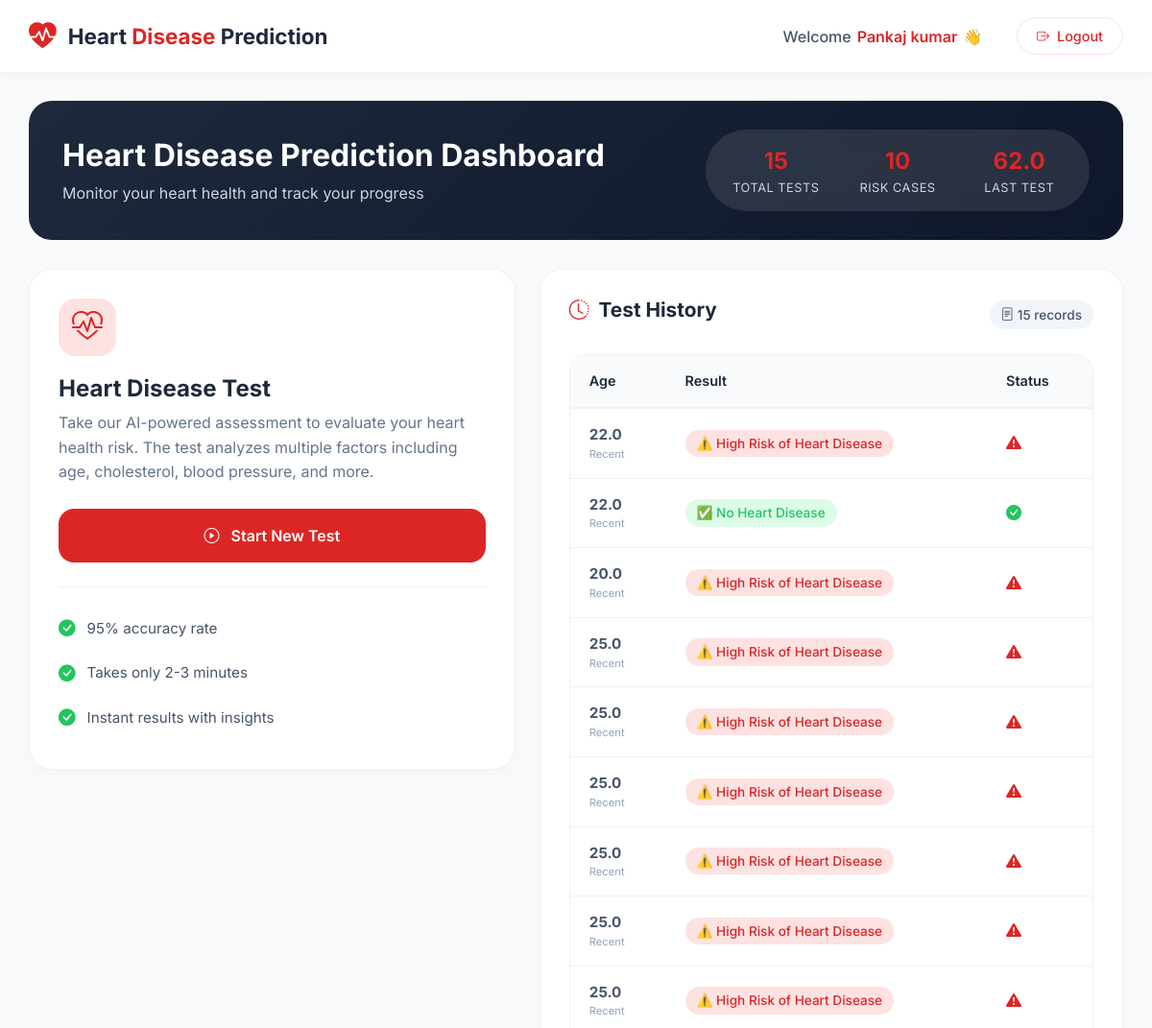
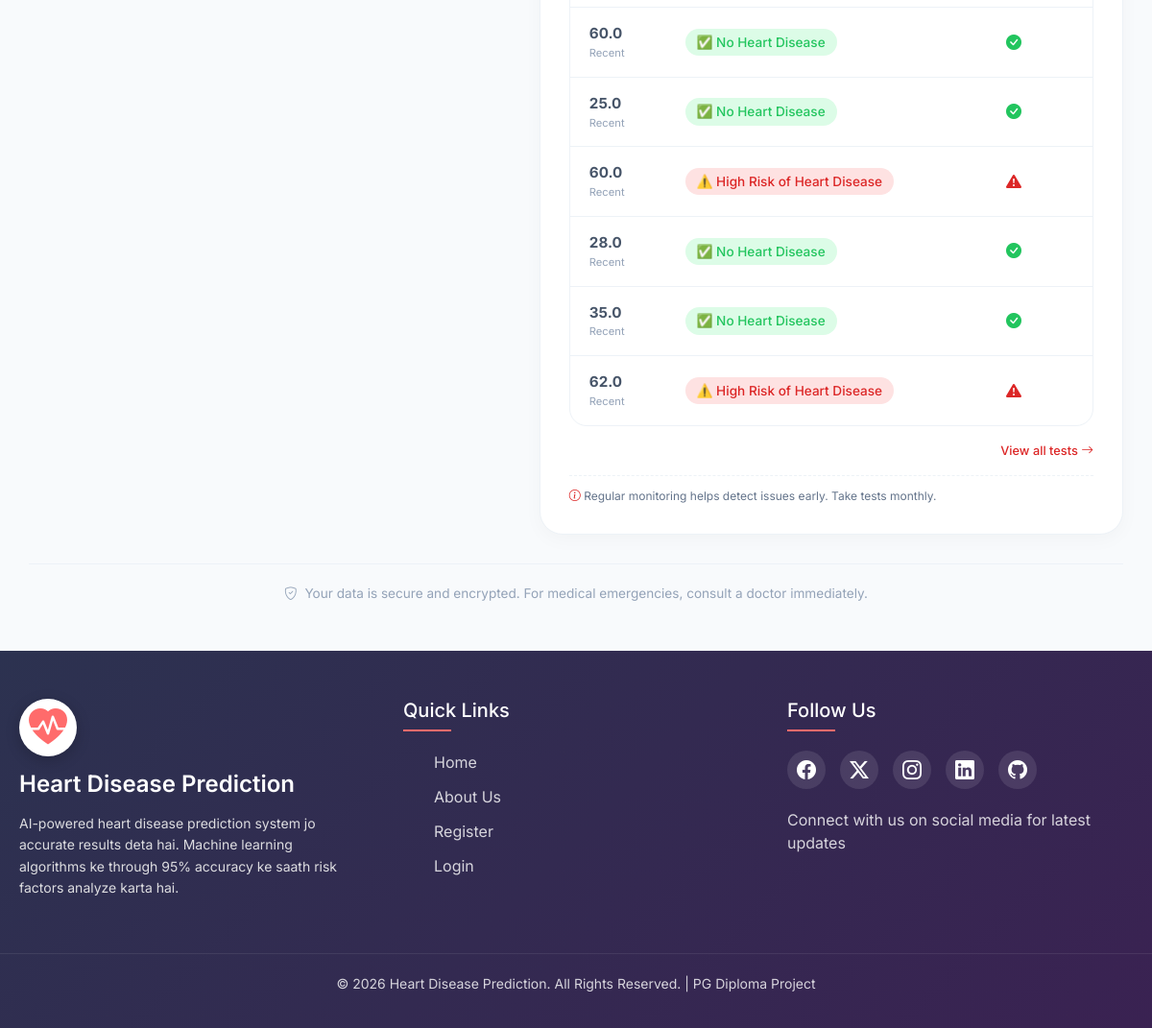
The app's page /dashboard (signed in) with its own data (2 pictures, top to bottom).
### tables this page shows
CREATE TABLE history (
        id INTEGER PRIMARY KEY AUTOINCREMENT,
        user_email TEXT,
        age REAL,
        result TEXT
    );

### app.py (the view)
@app.route("/dashboard")
def dashboard():
    if "user" in session:
        conn = get_db()
        cur = conn.cursor()
        cur.execute(
            "SELECT age, result FROM history WHERE user_email=?",
            (session["email"],)
        )
        history = cur.fetchall()
        conn.close()
        return render_template("dashboard.html", user=session["user"], history=history)
    return redirect("/login")

### app.py (called while the page is built)
def get_db():
    return sqlite3.connect("database.db", timeout=10, check_same_thread=False)

### templates/dashboard.html (shortened to what this page needs)
<!DOCTYPE html>
<html lang="en">
<head>
    <link href="https://cdn.jsdelivr.net/npm/bootstrap@5.3.0/dist/css/bootstrap.min.css" rel="stylesheet">
    <link rel="stylesheet" href="https://cdn.jsdelivr.net/npm/bootstrap-icons@1.11.0/font/bootstrap-icons.css">
</head>
<body>
    <nav class="navbar-custom">
        <div class="navbar-content">
            <div class="logo-area">
                <div class="heart-icon">
                    <i class="bi bi-heart-pulse-fill"></i>
                </div>
                <div class="brand-text">
                    Heart<span> Disease</span> Prediction
                </div>
            </div>
            <div class="user-info">
                <span class="welcome-text">
                    <span class="welcome-greeting">Welcome</span>
                    <strong class="username">{{ user }}</strong>
                    <span class="wave-emoji">👋</span>
                </span>
                <a href="/logout" class="btn-logout">
                    <i class="bi bi-box-arrow-right"></i>
                    <span class="logout-text">Logout</span>
                </a>
            </div>
        </div>
    </nav>
    <div class="dashboard-container">
        <div class="welcome-banner">
            <div class="banner-title">
                <h1>Heart Disease Prediction Dashboard</h1>
                <p>Monitor your heart health and track your progress</p>
            </div>
            <div class="banner-stats">
                <div class="stat-item">
                    <div class="stat-value">
                        {% if history %}
                            {{ history|length }}
                        {% else %}
                            0
                        {% endif %}
                    </div>
                    <div class="stat-label">Total Tests</div>
                </div>
               <div class="stat-item">
    <div class="stat-value">
        {% if history %}
            {% set ns = namespace(risk_count=0) %}
            {% for row in history %}
                {% if 'Risk' in row[1] %}
                    {% set ns.risk_count = ns.risk_count + 1 %}
                {% endif %}
            {% endfor %}
            {{ ns.risk_count }}
        {% else %}
            0
        {% endif %}
    </div>
    <div class="stat-label">Risk Cases</div>
</div>
                <div class="stat-item">
                    <div class="stat-value">
                        {% if history %}
                            {{ history[-1][0] }}
                        {% else %}
                            -
                        {% endif %}
                    </div>
                    <div class="stat-label">Last Test</div>
                </div>
            </div>
        </div>
        <div class="dashboard-grid">
            <div class="test-card">
                <div class="card-icon">
                    <i class="bi bi-heart-pulse"></i>
                </div>
                <h3>Heart Disease Test</h3>
                <p>Take our AI-powered assessment to evaluate your heart health risk. The test analyzes multiple factors including age, cholesterol, blood pressure, and more.</p>
                <a href="/test" class="btn-start">
                    <i class="bi bi-play-circle"></i>
                    Start New Test
                </a>
                <div class="features-list">
                    <div class="feature-item">
                        <i class="bi bi-check-circle-fill"></i>
                        <span>95% accuracy rate</span>
                    </div>
                    <div class="feature-item">
                        <i class="bi bi-check-circle-fill"></i>
                        <span>Takes only 2-3 minutes</span>
                    </div>
                    <div class="feature-item">
                        <i class="bi bi-check-circle-fill"></i>
                        <span>Instant results with insights</span>
                    </div>
                </div>
            </div>
            <div class="history-card">
                <div class="history-header">
                    <h3>
                        <i class="bi bi-clock-history"></i>
                        Test History
                    </h3>
                    <span class="badge-count">
                        <i class="bi bi-file-text"></i>
                        {% if history %}
                            {{ history|length }} records
                        {% else %}
                            No records
                        {% endif %}
                    </span>
                </div>
                {% if history %}
                <div class="table-container">
                    <table>
                        <thead>
                            <tr>
                                <th>Age</th>
                                <th>Result</th>
                                <th>Status</th>
                            </tr>
                        </thead>
                        <tbody>
                            {% for row in history %}
                            <tr>
                                <td>
                                    <strong>{{ row[0] }}</strong>
                                    <div style="font-size: 0.7rem; color: #94a3b8;">{{ row[2] if row|length > 2 else 'Recent' }}</div>
                                </td>
                                <td>
                                    <span class="result-badge {% if 'Risk' in row[1] %}result-positive{% else %}result-negative{% endif %}">
                                        {{ row[1] }}
                                    </span>
                                </td>
                                <td>
                                    {% if 'Risk' in row[1] %}
                                    <i class="bi bi-exclamation-triangle-fill" style="color: #dc2626; font-size: 1rem;" title="Consult doctor"></i>
                                    {% else %}
                                    <i class="bi bi-check-circle-fill" style="color: #22c55e; font-size: 1rem;" title="Healthy"></i>
                                    {% endif %}
                                </td>
                            </tr>
                            {% endfor %}
                        </tbody>
                    </table>
                </div>
                <div style="text-align: right; margin-top: 12px; width: 100%;">
                    <a href="/history" style="color: #dc2626; text-decoration: none; font-size: 0.8rem; font-weight: 500;">
                        View all tests <i class="bi bi-arrow-right"></i>
                    </a>
                </div>
                {% else %}
                <div class="no-history">
                    <i class="bi bi-clipboard-x"></i>
                    <p>No test history found</p>
                    <p style="font-size: 0.8rem; margin-top: 8px;">Take your first test to see results here</p>
                </div>
                {% endif %}
                {% if history %}
                <div style="margin-top: 15px; padding-top: 12px; border-top: 1px dashed #edf2f7; width: 100%;">
                    <p style="font-size: 0.75rem; color: #64748b; margin: 0;">
                        <i class="bi bi-info-circle" style="color: #dc2626;"></i>
                        Regular monitoring helps detect issues early. Take tests monthly.
                    </p>
                </div>
                {% endif %}
            </div>
        </div>
        <div class="footer-note">
            <i class="bi bi-shield-check me-1"></i>
            Your data is secure and encrypted. For medical emergencies, consult a doctor immediately.
        </div>
    </div>
{% include 'footer.html' %}
</body>
</html>

### templates/footer.html (shortened to what this page needs)
<!DOCTYPE html>
<html lang="hi">
<head>
    <link rel="stylesheet" href="https://cdn.jsdelivr.net/npm/bootstrap-icons@1.11.3/font/bootstrap-icons.min.css">
</head>
<body>
    <footer class="footer">
        <div class="footer-container">
            <div class="footer-col-1">
                <div class="icon">
                    <i class="bi bi-heart-pulse-fill"></i>
                </div>
                <h3>Heart Disease Prediction</h3>
                <p>AI-powered heart disease prediction system jo accurate results deta hai. Machine learning algorithms ke through 95% accuracy ke saath risk factors analyze karta hai.</p>
            </div>
            <div class="footer-col-2">
                <h3>Quick Links</h3>
                <ul class="nav-links">
                    <li><a href="#home"> Home</a></li>
                    <li><a href="#about"> About Us</a></li>
                    <li><a href="#register">Register</a></li>
                    <li><a href="#login">Login</a></li>
                </ul>
            </div>
            <div class="footer-col-3">
                <h3>Follow Us</h3>
                <div class="social-links">
                    <a href="#"><i class="bi bi-facebook"></i></a>
                    <a href="#"><i class="bi bi-twitter-x"></i></a>
                    <a href="#"><i class="bi bi-instagram"></i></a>
                    <a href="#"><i class="bi bi-linkedin"></i></a>
                    <a href="#"><i class="bi bi-github"></i></a>
                </div>
                <p style="margin-top: 20px; opacity: 0.8;">Connect with us on social media for latest updates</p>
            </div>
        </div>
        <div class="copyright">
            <p>© 2026 Heart Disease Prediction. All Rights Reserved. | PG Diploma Project</p>
        </div>
    </footer>
</body>
</html>

### templates/footer.html (style rules this page uses)
* { margin: 0; padding: 0; box-sizing: border-box; }
body { font-family: 'Segoe UI', Tahoma, Geneva, Verdana, sans-serif; min-height: 100vh; display: flex; flex-direction: column; }
.footer { background: linear-gradient(135deg, #2c3250 0%, #3a2252 100%); color: white; padding: 50px 0 20px 0; }
.footer-container { max-width: 1200px; margin: 0 auto; padding: 0 20px; display: grid; grid-template-columns: repeat(3, 1fr); gap: 40px; }
.footer-col-1 { padding-right: 20px; }
.footer-col-1 .icon { font-size: 40px; color: #ff6b6b; margin-bottom: 15px; display: inline-block; background: white; padding: 10px; border-radius: 50%; width: 60px; height: 60px; text-align: center; line-height: 40px; box-shadow: 0 4px 15px rgba(0,0,0,0.2); }
.footer-col-1 h3 { font-size: 24px; margin-bottom: 15px; font-weight: 600; }
.footer-col-1 p { font-size: 14px; line-height: 1.6; opacity: 0.9; color: #f0f0f0; }
.footer-col-2 h3, .footer-col-3 h3 { font-size: 20px; margin-bottom: 20px; position: relative; padding-bottom: 10px; }
.footer-col-2 h3::after, .footer-col-3 h3::after { content: ''; position: absolute; left: 0; bottom: 0; width: 50px; height: 2px; background: #ff6b6b; }
.nav-links { list-style: none; }
.nav-links li { margin-bottom: 12px; }
.nav-links a { color: white; text-decoration: none; font-size: 16px; transition: all 0.3s ease; opacity: 0.8; }
.social-links { display: flex; gap: 15px; margin-bottom: 20px; }
.social-links a { color: white; background: rgba(255,255,255,0.1); width: 40px; height: 40px; border-radius: 50%; display: flex; align-items: center; justify-content: center; font-size: 20px; transition: all 0.3s ease; text-decoration: none; }
.copyright { text-align: center; margin-top: 40px; padding-top: 20px; border-top: 1px solid rgba(255,255,255,0.1); font-size: 14px; opacity: 0.8; }

### records on screen
history: age "62.0", row "Recent", result "⚠️ High Risk of Heart Disease"
history: age "22.0", row "Recent", result "⚠️ High Risk of Heart Disease"
history: age "22.0", row "Recent", result "✅ No Heart Disease"
history: age "20.0", row "Recent", result "⚠️ High Risk of Heart Disease"
history: age "25.0", row "Recent", result "⚠️ High Risk of Heart Disease"
history: age "25.0", row "Recent", result "⚠️ High Risk of Heart Disease"
history: age "25.0", row "Recent", result "⚠️ High Risk of Heart Disease"
history: age "25.0", row "Recent", result "⚠️ High Risk of Heart Disease"
history: age "25.0", row "Recent", result "⚠️ High Risk of Heart Disease"
history: age "25.0", row "Recent", result "⚠️ High Risk of Heart Disease"
history: age "60.0", row "Recent", result "✅ No Heart Disease"
history: age "25.0", row "Recent", result "✅ No Heart Disease"
history: age "60.0", row "Recent", result "⚠️ High Risk of Heart Disease"
history: age "28.0", row "Recent", result "✅ No Heart Disease"
history: age "35.0", row "Recent", result "✅ No Heart Disease"

### other values on screen
{{ user }} "Pankaj kumar"
{{ history|length }} "15"
{{ ns.risk_count }} "10"
